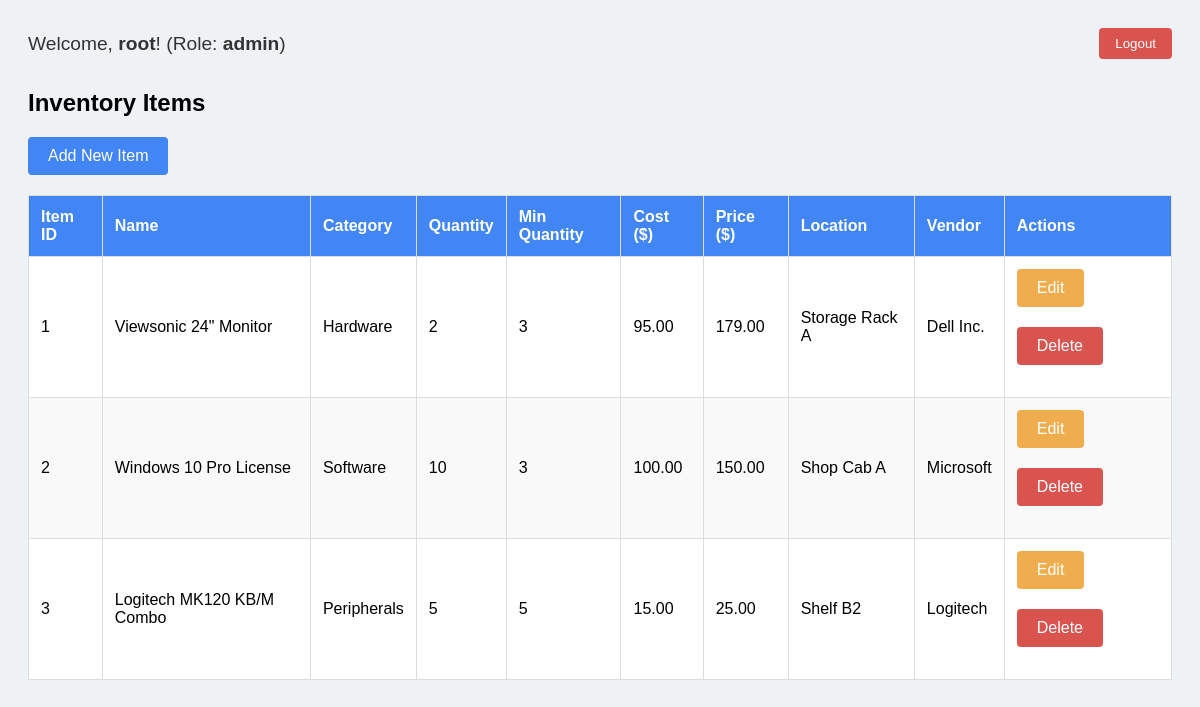
/dashboard.php (signed in), run on the app's committed database.
### tables this page shows
CREATE TABLE IF NOT EXISTS items (
    item_id INT AUTO_INCREMENT PRIMARY KEY,
    name VARCHAR(100) NOT NULL,
    category_id INT NOT NULL,
    quantity INT NOT NULL DEFAULT 0,
    minQuantity INT NOT NULL DEFAULT 0,
    cost DECIMAL(10,2) NOT NULL DEFAULT 0.00,
    price DECIMAL(10,2) NOT NULL DEFAULT 0.00,
    location VARCHAR(100),
    vendor VARCHAR(100),
    FOREIGN KEY (category_id) REFERENCES categories(category_id)
        ON DELETE CASCADE
        ON UPDATE CASCADE
);

CREATE TABLE IF NOT EXISTS categories (
    category_id INT AUTO_INCREMENT PRIMARY KEY,
    category_name VARCHAR(100) NOT NULL UNIQUE
);

### includes/db_connect.php (called while the page is built, shortened)
<?php
$username = "root";
?>

### public/dashboard.php (the view, shortened to what this page needs)
<?php
$role = $_SESSION['role'];
include_once '../includes/db_connect.php';
$items = [];
$sql = "SELECT items.item_id, items.name, categories.category_name, items.quantity, items.minQuantity, items.cost, items.price, items.location, items.vendor
        FROM items
        JOIN categories ON items.category_id = categories.category_id
        ORDER BY items.item_id ASC";
$result = $conn->query($sql);
if ($result) {
    while ($row = $result->fetch_assoc()) {
        $items[] = $row;
    }
} else {
    $error_message = "Error fetching items: " . $conn->error;
}
?>
<!DOCTYPE html>
<html>
<head>
    <link rel="stylesheet" href="../css/dashboard.css" />
</head>
<body>
    <div class="header">
        <div class="welcome">
            Welcome, <strong><?php echo htmlspecialchars($username); ?></strong>! (Role: <strong><?php echo htmlspecialchars($role); ?></strong>)
        </div>
        <form action="logout.php" method="POST">
            <button type="submit" class="logout-btn">Logout</button>
        </form>
    </div>
    <div class="content">
        <h2>Inventory Items</h2>
        <?php if ($role === 'admin'): ?>
            <a href="add_item.php" class="btn">Add New Item</a>
        <?php endif; ?>
        <?php if (!empty($items)): ?>
            <table>
    <thead>
        <tr>
            <th scope="col">Item ID</th>
            <th scope="col">Name</th>
            <th scope="col">Category</th>
            <th scope="col">Quantity</th>
            <th scope="col">Min Quantity</th>
            <th scope="col">Cost ($)</th>
            <th scope="col">Price ($)</th>
            <th scope="col">Location</th>
            <th scope="col">Vendor</th>
            <?php if ($role === 'admin'): ?>
                <th scope="col">Actions</th>
            <?php endif; ?>
        </tr>
    </thead>
    <tbody>
        <?php foreach ($items as $item): ?>
            <tr>
                <td><?php echo htmlspecialchars($item['item_id']); ?></td>
                <td><?php echo htmlspecialchars($item['name']); ?></td>
                <td><?php echo htmlspecialchars($item['category_name']); ?></td>
                <td><?php echo htmlspecialchars($item['quantity']); ?></td>
                <td><?php echo htmlspecialchars($item['minQuantity']); ?></td>
                <td><?php echo htmlspecialchars(number_format($item['cost'], 2)); ?></td>
                <td><?php echo htmlspecialchars(number_format($item['price'], 2)); ?></td>
                <td><?php echo htmlspecialchars($item['location']); ?></td>
                <td><?php echo htmlspecialchars($item['vendor']); ?></td>
                <?php if ($role === 'admin'): ?>
                    <td>
                        <a href="edit_item.php?id=<?php echo htmlspecialchars($item['item_id']); ?>" class="btn btn-edit">Edit</a>
                        <a href="delete_item.php?id=<?php echo htmlspecialchars($item['item_id']); ?>" class="btn btn-delete" onclick="return confirm('Are you sure you want to delete this item?');">Delete</a>
                    </td>
                <?php endif; ?>
            </tr>
        <?php endforeach; ?>
    </tbody>
</table>
        <?php else: ?>
            <p>No inventory items found.</p>
        <?php endif; ?>
    </div>
</body>
</html>

### css/dashboard.css (style rules this page uses)
body { font-family: Arial, sans-serif; background-color: #eef2f5; padding: 20px; }
.header { display: flex; justify-content: space-between; align-items: center; }
.welcome { font-size: 1.2em; color: #333; }
.logout-btn { padding: 8px 16px; background-color: #d9534f; color: white; border: none; border-radius: 4px; cursor: pointer; transition: background-color 0.3s ease; }
.content { margin-top: 30px; }
table { width: 100%; border-collapse: collapse; background-color: white; margin-bottom: 20px; }
table, th, td { border: 1px solid #ddd; }
th, td { padding: 12px; text-align: left; }
th { background-color: #4285F4; color: white; }
tr:nth-child(even) { background-color: #f9f9f9; }
.btn { padding: 10px 20px; background-color: #4285F4; color: white; border: none; border-radius: 4px; cursor: pointer; text-decoration: none; transition: background-color 0.3s ease; margin-bottom: 20px; display: inline-block; }
.btn-edit { background-color: #f0ad4e; }
.btn-delete { background-color: #d9534f; }

### data on the page
items: item_id "1", name "Viewsonic 24\" Monitor", category.category_name "Hardware", quantity "2", minQuantity "3", cost "95.00", price "179.00", location "Storage Rack A", vendor "Dell Inc."
items: item_id "2", name "Windows 10 Pro License", category.category_name "Software", quantity "10", minQuantity "3", cost "100.00", price "150.00", location "Shop Cab A", vendor "Microsoft"
items: item_id "3", name "Logitech MK120 KB/M Combo", category.category_name "Peripherals", quantity "5", minQuantity "5", cost "15.00", price "25.00", location "Shelf B2", vendor "Logitech"

### other printed values
$username "root"
$role "admin"
